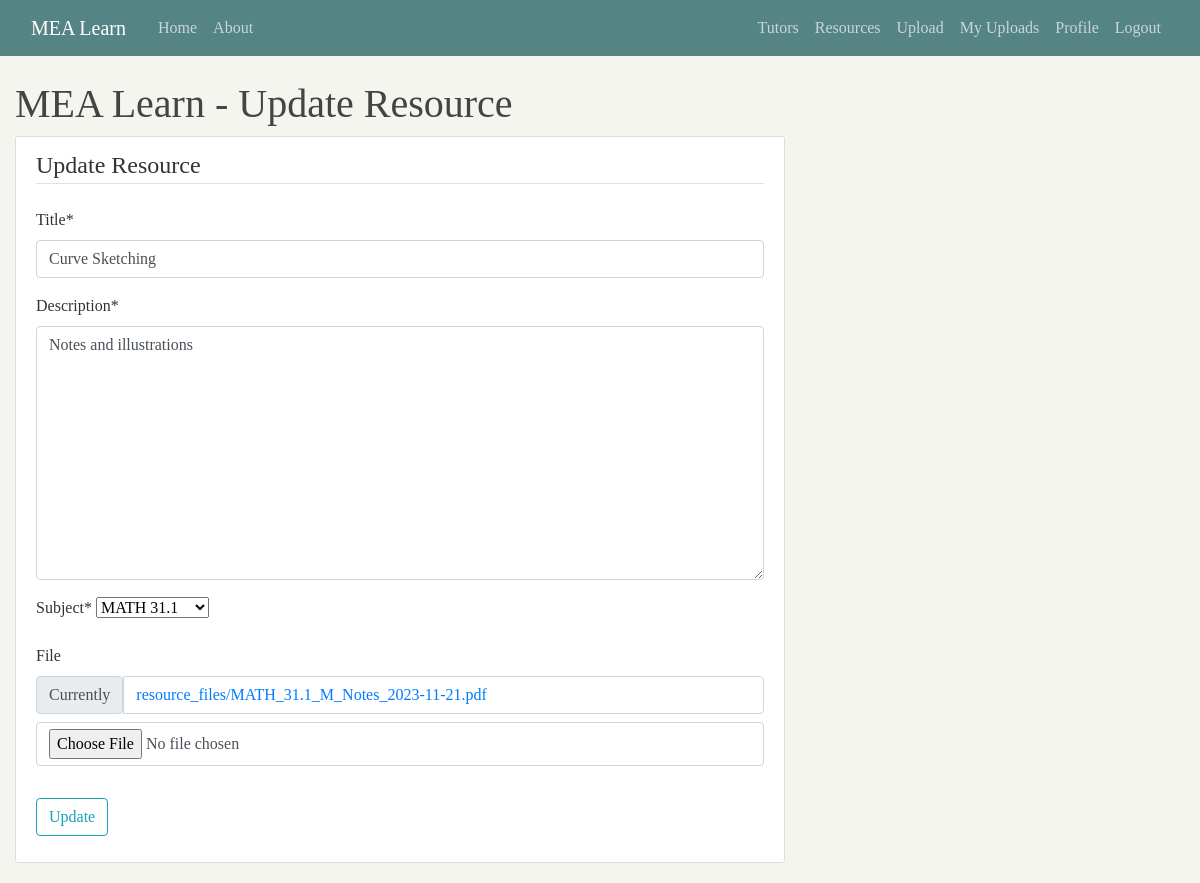
Screenshot of /resource/13/update/ (signed in) with the database file from the repository.
### blog/models.py (models this page shows, shortened)
class Resource(models.Model):
    SUBJECT_CHOICES = [
        ('MATH 31.1', 'MATH 31.1'),
        ('LAS 21', 'LAS 21'),
        ('MATH 31.2', 'MATH 31.2'),
        ('DECSC 22', 'DECSC 22'),
        ('ITMGT 25.03', 'ITMGT 25.03'),
        ('MATH 31.3', 'MATH 31.3'),
        ('ACCT 115', 'ACCT 115'),
        ('LLAW 113', 'LLAW 113'),
        ('MATH 70.1', 'MATH 70.1'),
        ('ECON 110', 'ECON 110'),
        ('ACCT 125', 'ACCT 125'),
        ('LLAW 115', 'LLAW 115'),
        ('MATH 61.2', 'MATH 61.2'),
        ('DECSC 25', 'DECSC 25'),
        ('ECON 121', 'ECON 121'),
        ('FINN 115', 'FINN 115'),
        ('QUANT 121', 'QUANT 121'),
        ('QUANT 162', 'QUANT 162'),
        ('LAS 111', 'LAS 111'),
        ('MKTG 111', 'MKTG 111'),
        ('QUANT 163', 'QUANT 163'),
        ('LAS 123', 'LAS 123'),
        ('QUANT 192', 'QUANT 192'),
        ('LAS 120', 'LAS 120'),
        ('LAS 140', 'LAS 140'),
        ('OPMAN 125', 'OPMAN 125'),
        ('QUANT 164', 'QUANT 164'),
        ('QUANT 199', 'QUANT 199'),
        ('LAS 197.10', 'LAS 197.10'),
    ]
    title = models.CharField(max_length=150)
    description = models.TextField()
    subject = models.CharField(max_length=100, choices=SUBJECT_CHOICES, default='None')
    date_uploaded = models.DateTimeField(default=timezone.now)
    file = models.FileField(upload_to='resource_files')
    author = models.ForeignKey(User, on_delete=models.CASCADE)

### blog/views.py (the view, shortened to what this page needs)
# urls.py: path('resource/<int:pk>/update/', ResourceUpdateView.as_view(), name='resource-update'),
class ResourceUpdateView(LoginRequiredMixin, UserPassesTestMixin, UpdateView):
    model = Resource
    form_class = ResourceUpdateForm
    template_name = 'blog/update_resource.html'
    def get_form_kwargs(self):
        kwargs = super().get_form_kwargs()
        kwargs['initial_file'] = self.object.file
        return kwargs
    def test_func(self):
        resource = self.get_object()
        return self.request.user == resource.author

### users/forms.py (shortened to what this page needs)
class ResourceUpdateForm(forms.ModelForm):
    class Meta:
        model = Resource
        fields = ['title', 'description', 'subject', 'file']
    def __init__(self, *args, **kwargs):
        initial_file = kwargs.pop('initial_file', None)
        super().__init__(*args, **kwargs)
        if initial_file:
            self.fields['file'].initial = initial_file
        self.fields['file'].required = False

### blog/templates/blog/update_resource.html (shortened to what this page needs)
{% extends "blog/base.html" %}
{% load static %}
{% load crispy_forms_tags %}
{% block content %}
  <header>
    <h1>MEA Learn - Update Resource</h1>
  </header>
  <div class="content-section">
    <form method="post" enctype="multipart/form-data" action="{% url 'resource-update' resource.id %}">
      <fieldset class="form-group">
        <legend class="border-bottom mb-4">Update Resource</legend>
        {{ form|crispy }}
      </fieldset>
      <div class="form-group">
        <button class="btn btn-outline-info" type="submit">Update</button>
      </div>
    </form>
  </div>
{% endblock content %}

### blog/static/blog/main.css (style rules this page uses)
body { font-family: 'Times New Roman', serif !important; background: #F5F5F0; color: #333333; margin: 0; padding: 0; box-sizing: border-box; margin-top: 5rem; }
h1, h2, h3, h4, h5, h6 { color: #444444; }
.content-section { background: #ffffff; padding: 10px 20px; border: 1px solid #dddddd; border-radius: 3px; margin-bottom: 20px; }

### blog/templates/blog/base.html (style rules this page uses)
body { font-family: 'Karla', sans-serif; }

### rows the page displays
Resource: title "Curve Sketching", description "Notes and illustrations", subject "MATH 31.1"
